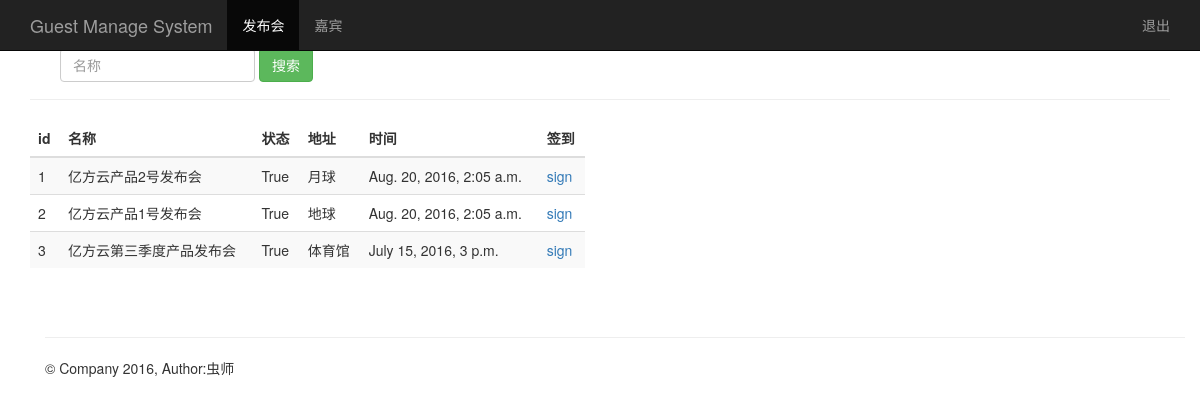
/event_manage/, run on the app's committed database.
### sign/models.py (models this page shows, shortened)
class Event(models.Model):
    name = models.CharField(max_length=100)
    limit = models.IntegerField()
    status = models.BooleanField()
    address = models.CharField(max_length=200)
    starttime = models.DateTimeField()
    createtime = models.DateTimeField(auto_now=True)

### sign/views.py (the view)
# urls.py: url(r'^event_manage/',event_manage),
def event_manage(request):
    event_list = Event.objects.all()
    usersession = request.session.get('username','')
    return render(request,'event_manage.html',{"user":usersession,"events":event_list})

### sign/templates/event_manage.html
{% extends "base.html" %}
{% block content %}
    <nav class="navbar navbar-inverse navbar-fixed-top">
      <div class="container">
        <div class="navbar-header">
          <a class="navbar-brand" href="/event_manage/">Guest Manage System</a>
        </div>
        <div id="navbar" class="collapse navbar-collapse">
          <ul class="nav navbar-nav">
            <li class="active"><a href="#">发布会</a></li>
            <li><a href="/guest_manage/">嘉宾</a></li>
          </ul>
          <ul class="nav navbar-nav navbar-right">
           <li><a href="#">{{user}}</a></li>
           <li><a href="/logout/">退出</a></li>
         </ul>
        </div>
      </div>
    </nav>
    <div class="container theme-showcase" role="main">
      <div class="page-header">
        <div id="navbar" class="navbar-collapse collapse">
          <form class="navbar-form" method="get" action="/search_name/">
            <div class="form-group">
              <input name="name" type="text" placeholder="名称" class="form-control">
            </div>
            <button type="submit" class="btn btn-success">搜索</button>
          </form>
        </div>
      </div>
      <div class="row">
        <div class="col-md-6">
          <table class="table table-striped">
            <thead>
              <tr>
                <th>id</th>
                <th>名称</th>
                <th>状态</th>
                <th>地址</th>
                <th>时间</th>
                <th>签到</th>
              </tr>
            </thead>
            <tbody>
              {% for event in events %}
                <tr>
                  <td>{{ event.id }}</td>
                  <td>{{ event.name }}</td>
                  <td>{{ event.status }}</td>
                  <td>{{ event.address }}</td>
                  <td>{{ event.starttime }}</td>
                  <td><a href="/sign_index/{{ event.id }}/"  target="{{ event.id }}_black">sign</a></td>
                </tr>
             {% endfor %}
            </tbody>
          </table>
        </div>
      </div>
{% endblock %}

### data on the page
Event: id "1", name "亿方云产品2号发布会", status "True", address "月球", starttime "Aug. 20, 2016, 2:05 a.m."
Event: id "2", name "亿方云产品1号发布会", status "True", address "地球", starttime "Aug. 20, 2016, 2:05 a.m."
Event: id "3", name "亿方云第三季度产品发布会", status "True", address "体育馆", starttime "July 15, 2016, 3 p.m."
